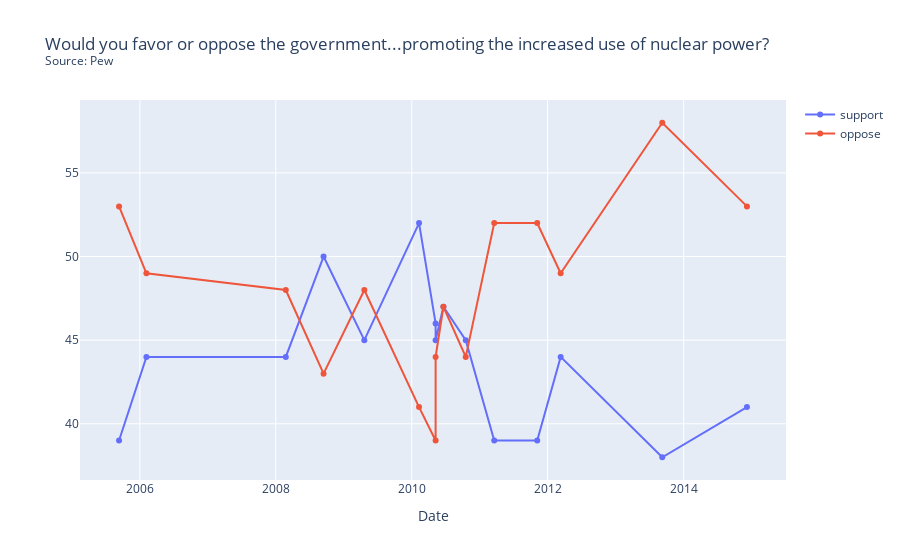
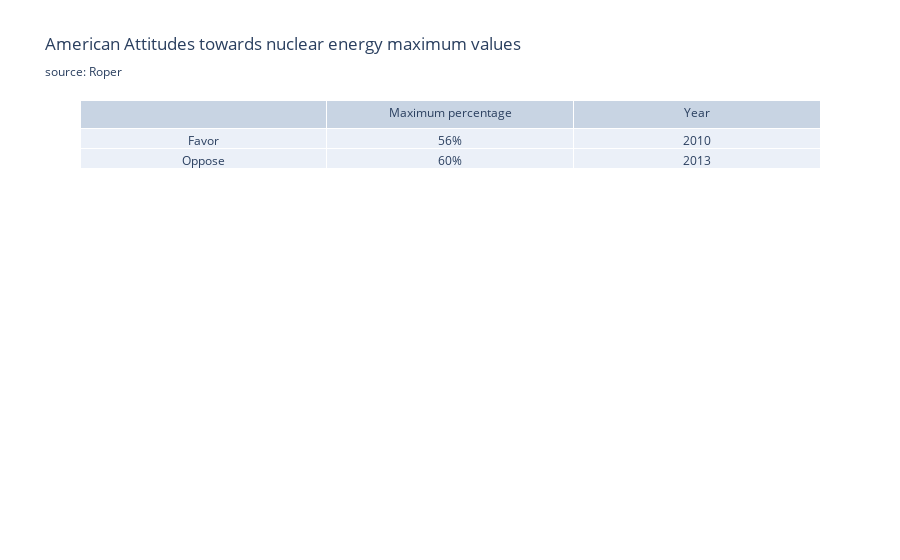

Here is the notebook cell these charts were saved with, in order:
### Code cell
s3 = r"As I read some possible government policies to address America's energy supply, tell me whether you would favor or oppose each.\) Would you favor or oppose the government...promoting the increased use of nuclear power?"
s3_short = r"Would you favor or oppose the government...promoting the increased use of nuclear power?"
df7 = df_date[df_date['question'].str.contains(s3)]
df7 = df7.sort_values(by=['date'])
source = df7['firm'].iloc[0].title()
title = s3_short + "<br><sup>Source: " + source + "<sup>"
fig = px.line(df7, x="date", y=["support", "oppose"], title=title, markers=True)
fig.update_layout(yaxis_title="", xaxis_title="Date", legend_title="")
fig.show()

create_table(df7)

### Figure 1 — Plotly figure (JSON) as saved in the notebook; plotly's stock layout.template omitted (floating-point values rounded to 4 significant figures)
{"data": [{"hovertemplate": "variable=support<br>date=%{x}<br>value=%{y}<extra></extra>", "legendgroup": "support", "line": {"color": "#636efa", "dash": "solid"}, "marker": {"symbol": "circle"}, "mode": "lines+markers", "name": "support", "orientation": "v", "showlegend": true, "type": "scatter", "x": ["2005-09-11T00:00:00", "2006-02-05T00:00:00", "2008-02-24T00:00:00", "2008-09-14T00:00:00", "2009-04-21T00:00:00", "2010-02-09T00:00:00", "2010-05-09T00:00:00", "2010-05-09T00:00:00", "2010-06-20T00:00:00", "2010-10-18T00:00:00", "2011-03-20T00:00:00", "2011-11-06T00:00:00", "2012-03-11T00:00:00", "2013-09-08T00:00:00", "2014-12-07T00:00:00"], "xaxis": "x", "y": [39, 44, 44, 50, 45, 52, 46, 45, 47, 45, 39, 39, 44, 38, 41], "yaxis": "y"}, {"hovertemplate": "variable=oppose<br>date=%{x}<br>value=%{y}<extra></extra>", "legendgroup": "oppose", "line": {"color": "#EF553B", "dash": "solid"}, "marker": {"symbol": "circle"}, "mode": "lines+markers", "name": "oppose", "orientation": "v", "showlegend": true, "type": "scatter", "x": ["2005-09-11T00:00:00", "2006-02-05T00:00:00", "2008-02-24T00:00:00", "2008-09-14T00:00:00", "2009-04-21T00:00:00", "2010-02-09T00:00:00", "2010-05-09T00:00:00", "2010-05-09T00:00:00", "2010-06-20T00:00:00", "2010-10-18T00:00:00", "2011-03-20T00:00:00", "2011-11-06T00:00:00", "2012-03-11T00:00:00", "2013-09-08T00:00:00", "2014-12-07T00:00:00"], "xaxis": "x", "y": [53, 49, 48, 43, 48, 41, 39, 44, 47, 44, 52, 52, 49, 58, 53], "yaxis": "y"}], "layout": {"autosize": true, "legend": {"title": {"text": ""}, "tracegroupgap": 0}, "title": {"text": "Would you favor or oppose the government...promoting the increased use of nuclear power?<br><sup>Source: Pew<sup>"}, "xaxis": {"anchor": "y", "autorange": true, "domain": [0, 1], "range": ["2005-02-23 06:04:03.8435", "2015-06-24 17:55:56.1565"], "title": {"text": "Date"}, "type": "date"}, "yaxis": {"anchor": "x", "autorange": true, "domain": [0, 1], "range": [36.35, 59.65], "title": {"text": ""}, "type": "linear"}}}

### Figure 2 — Plotly figure (JSON) as saved in the notebook; plotly's stock layout.template omitted (floating-point values rounded to 4 significant figures)
{"data": [{"cells": {"values": [["Favor", "Oppose"], ["56%", "60%"], [2010, 2013]]}, "header": {"values": [" ", "Maximum percentage", "Year"]}, "type": "table"}], "layout": {"autosize": true, "title": {"text": "American Attitudes towards nuclear energy maximum values<br><sub>source: Roper"}}}
